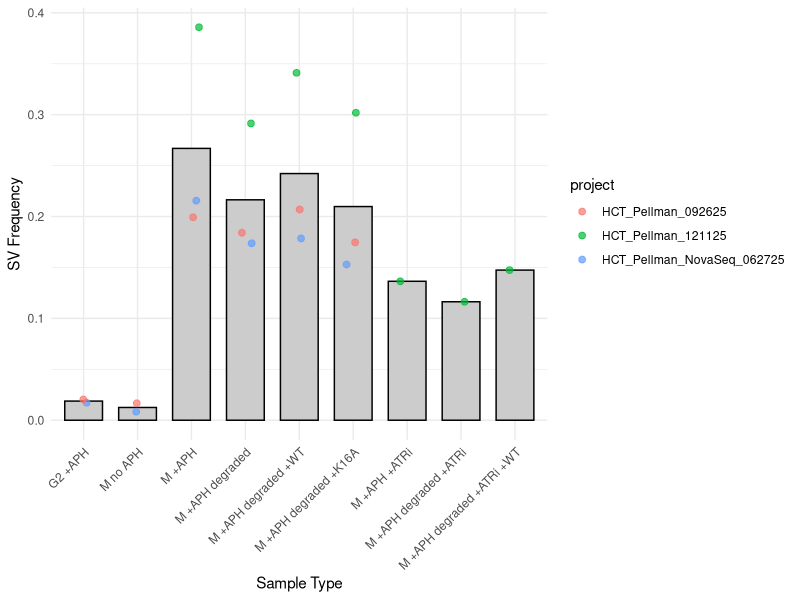
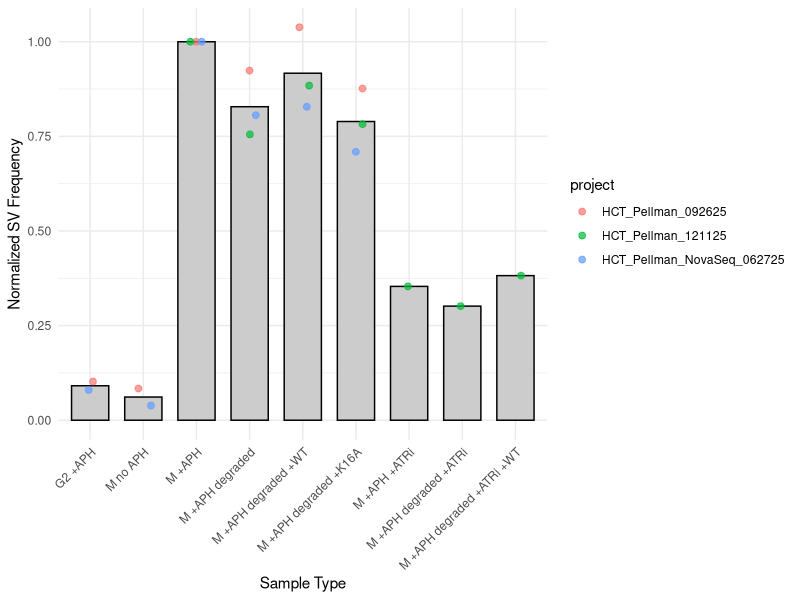

These figures' R source, in order:
## ---- chunk 1
knitr::opts_chunk$set(echo = TRUE)
## ---- chunk 2
library(data.table)
library(ggplot2)
library(MASS) # for glm.nb
## ---- chunk 3
data <- fread("TTF2_data_121625.csv")
data[, project := factor(project)]
str(data)
data[1:5]
## ---- chunk 4
data[, sample_group := factor(sample_label, levels = unique(sample_label))]
data[, sv_freq := deletion / coverage]
data[1:5, .(sample_group, deletion, coverage, sv_freq)]
## ---- chunk 5
grouped_data <- data[, .(mean_sv_freq = mean(sv_freq)), keyby = .(sample_group)]
grouped_data[1:5]
## ---- chunk 6
ggplot() +
  geom_col(
    data = grouped_data,
    aes(x = sample_group, y = mean_sv_freq),
    fill = "grey80", color = "black", width = 0.7
  ) +
  geom_jitter(
    data = data,
    aes(x = sample_group, y = sv_freq, color = project),
    width = 0.15, height = 0, size = 2, alpha = 0.7
  ) +
  labs(x = "Sample Type", y = "SV Frequency") +
  theme_minimal() +
  theme(axis.text.x = element_text(angle = 45, hjust = 1))
## ---- chunk 7
ref_freqs <- data[sample_type == "HCT_C160_dox_0.4APH_M", .(project, ref_sv_freq = sv_freq)]
ref_freqs
data <- merge(data, ref_freqs, by = c("project"), all.x = TRUE)
data[, norm_sv_freq := sv_freq / ref_sv_freq]
data[1:5, .(project, sample_group, sv_freq, ref_sv_freq, norm_sv_freq)]
## ---- chunk 8
grouped_data <- data[, .(
  mean_sv_freq = mean(sv_freq),
  mean_norm_sv_freq = mean(norm_sv_freq)
), keyby = .(sample_group)]
grouped_data[1:5]
## ---- chunk 9
ggplot() +
  geom_col(
    data = grouped_data,
    aes(x = sample_group, y = mean_norm_sv_freq),
    fill = "grey80", color = "black", width = 0.7
  ) +
  geom_jitter(
    data = data,
    aes(x = sample_group, y = norm_sv_freq, color = project),
    width = 0.15, height = 0, size = 2, alpha = 0.7
  ) +
  labs(x = "Sample Type", y = "Normalized SV Frequency") +
  theme_minimal() +
  theme(axis.text.x = element_text(angle = 45, hjust = 1))
## ---- chunk 10
p_t1 <- data[, .(p_t1 = tryCatch(
  t.test(norm_sv_freq, mu = 1.0)$p.value, 
  error = function(e) NA_real_)
), by = .(sample_group)]
p_t1[, signif := ifelse(p_t1 < 0.05, "*", "")]
p_t1
## ---- chunk 11
data[, log_coverage := log(coverage)]
sample_groups <- grouped_data$sample_group
p_glm <- do.call(rbind, lapply(sample_groups, function(group_1){
  do.call(rbind, lapply(sample_groups, function(group_2){
    if (group_1 == group_2) return(NULL) # require samples per non-identical group
    if (data[sample_group == group_1, .N] < 2) return(NULL)
    if (data[sample_group == group_2, .N] < 2) return(NULL)
    # fit <- glm.nb(
    #    deletion ~ sample_group + project + offset(log_coverage),
    #    data = data[sample_group %in% c(group_1, group_2)],
    #    control = glm.control(maxit = 100)
    # )
    fit <- glm(
        deletion ~ sample_group + project + offset(log_coverage),
        data = data[sample_group %in% c(group_1, group_2)],
        family = "quasipoisson"
    )
    data.table(group_1, group_2, p_glm = signif(coef(summary(fit))[2, 4], 3))
  }))
}))
p_glm[, signif := ifelse(p_glm < 0.05, "*", "")]
p_glm
## ---- chunk 12
dcast(p_glm, group_1 ~ group_2, value.var = "p_glm")
dcast(p_glm, group_1 ~ group_2, value.var = "signif")
## ---- chunk 13
library(glmmTMB)

# Ensure log coverage is available
if (!("log_coverage" %in% names(data))) data[, log_coverage := log(coverage)]

# Helper: only trust fits that converged AND have a positive-definite Hessian
is_ok <- function(fit) {
  if (is.null(fit)) return(FALSE)
  isTRUE(fit$fit$convergence == 0) && isTRUE(fit$sdr$pdHess)
}


# Control: give optimizer more room (helps small datasets / boundary fits)
ctrl <- glmmTMBControl(optCtrl = list(iter.max = 1e4, eval.max = 1e4))

sample_groups <- grouped_data$sample_group

p_glmm <- do.call(rbind, lapply(sample_groups, function(group_1){
  do.call(rbind, lapply(sample_groups, function(group_2){

    if (group_1 == group_2) return(NULL)
    if (data[sample_group == group_1, .N] < 2) return(NULL)
    if (data[sample_group == group_2, .N] < 2) return(NULL)

    dsub <- copy(data[sample_group %in% c(group_1, group_2)])
    dsub[, sample_group := factor(sample_group, levels = c(group_1, group_2))]

    # Try NB2 → NB1 → (last resort) Poisson
    fit_nb2 <- tryCatch(
      suppressWarnings(glmmTMB(
        deletion ~ sample_group + offset(log_coverage) + (1 | project),
        data = dsub,
        family = nbinom2(),
        control = ctrl
      )),
      error = function(e) NULL
    )

    nb2_ok <- is_ok(fit_nb2)
    fit <- fit_nb2
    used_family <- "nbinom2"
    note <- ""

    if (!nb2_ok) {
      fit_nb1 <- tryCatch(
        suppressWarnings(glmmTMB(
          deletion ~ sample_group + offset(log_coverage) + (1 | project),
          data = dsub,
          family = nbinom1(),
          control = ctrl
        )),
        error = function(e) NULL
      )

      nb1_ok <- is_ok(fit_nb1)
      fit <- fit_nb1
      used_family <- "nbinom1"
      note <- if (nb1_ok) "NB2_badfit_used_NB1" else "NB2_badfit_NB1_badfit"
    }

    if (!is_ok(fit)) {
      fit_pois <- tryCatch(
        suppressWarnings(glmmTMB(
          deletion ~ sample_group + offset(log_coverage) + (1 | project),
          data = dsub,
          family = poisson(),
          control = ctrl
        )),
        error = function(e) NULL
      )

      pois_ok <- is_ok(fit_pois)
      fit <- fit_pois
      used_family <- "poisson"
      note <- if (pois_ok) paste(note, "used_Poisson") else paste(note, "Poisson_badfit")
    }

    if (!is_ok(fit)) {
      return(data.table(
        group_1, group_2,
        p_glmm_wald = NA_real_,
        p_glmm_lrt  = NA_real_,
        rr = NA_real_,
        family = paste0(used_family, "_badfit"),
        nb_ok = nb2_ok,
        note = note
      ))
    }

    coefs <- summary(fit)$coefficients$cond
    term <- grep("^sample_group", rownames(coefs), value = TRUE)[1]

    p_wald <- coefs[term, "Pr(>|z|)"]
    beta   <- coefs[term, "Estimate"]
    rr_    <- exp(beta)

    # Likelihood-ratio test (often more stable than Wald in tiny N)
    p_lrt <- NA_real_
    fit0 <- tryCatch(update(fit, . ~ . - sample_group), error = function(e) NULL)
    if (!is.null(fit0) && is_ok(fit0)) {
      a <- tryCatch(anova(fit0, fit), error = function(e) NULL)
      if (!is.null(a) && nrow(a) >= 2 && "Pr(>Chisq)" %in% colnames(a)) {
        p_lrt <- a$`Pr(>Chisq)`[2]
      }
    }

    data.table(
      group_1, group_2,
      p_glmm_wald = signif(p_wald, 3),
      p_glmm_lrt  = signif(p_lrt,  3),
      rr = signif(rr_, 3),
      family = used_family,
      nb_ok = nb2_ok,
      note = note
    )
  }))
}))

p_glmm[, signif_wald := ifelse(!is.na(p_glmm_wald) & p_glmm_wald < 0.05, "*", "")]
p_glmm[, signif_lrt  := ifelse(!is.na(p_glmm_lrt)  & p_glmm_lrt  < 0.05, "*", "")]

## ---- chunk 14
dcast(p_glmm, group_1 ~ group_2, value.var = "p_glmm_wald")
dcast(p_glmm, group_1 ~ group_2, value.var = "signif_wald")

# Optional: LRT versions
dcast(p_glmm, group_1 ~ group_2, value.var = "p_glmm_lrt")
dcast(p_glmm, group_1 ~ group_2, value.var = "signif_lrt")
## ---- chunk 15
write.csv(data,         "TTF2_Summary_012626.output.data.csv")
write.csv(grouped_data, "TTF2_Summary_012626.output.grouped_data.csv")
write.csv(p_t1,         "TTF2_Summary_012626.output.p_t1.csv")
write.csv(p_glm,        "TTF2_Summary_012626.output.p_glm.csv")
write.csv(p_glmm,       "TTF2_Summary_012626.output.p_glmm.csv")
